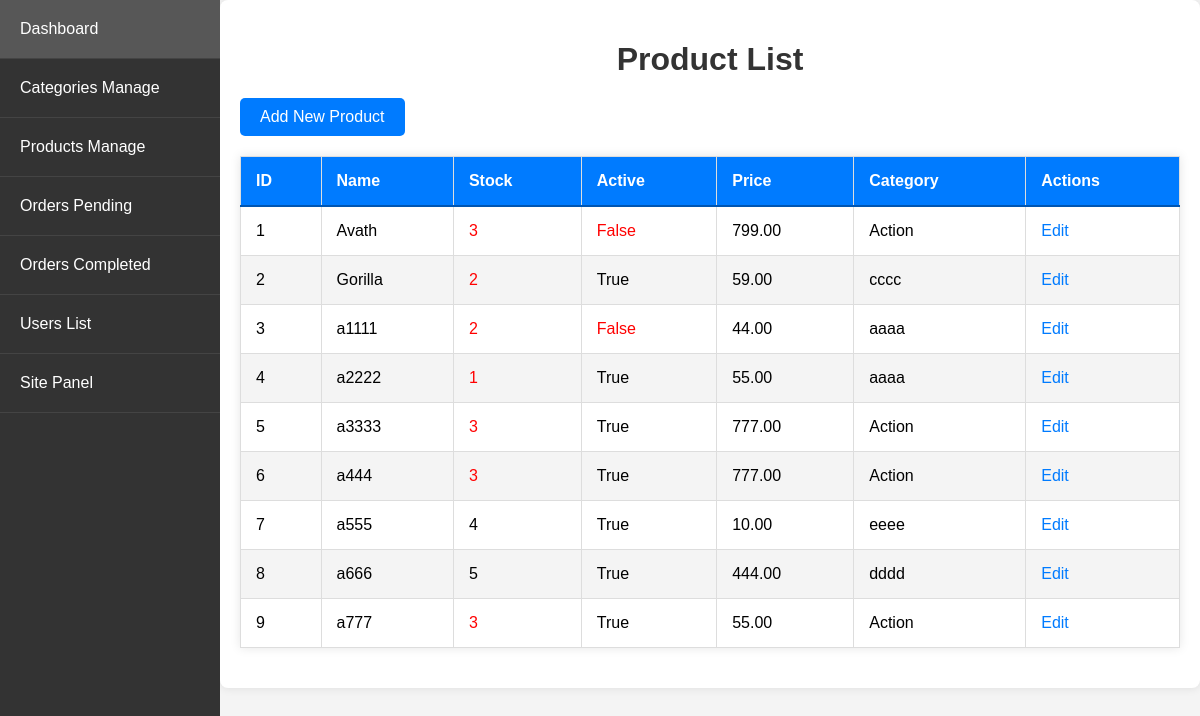
Before: /admin_app/admin_app/products/ (signed in) with the older database file.
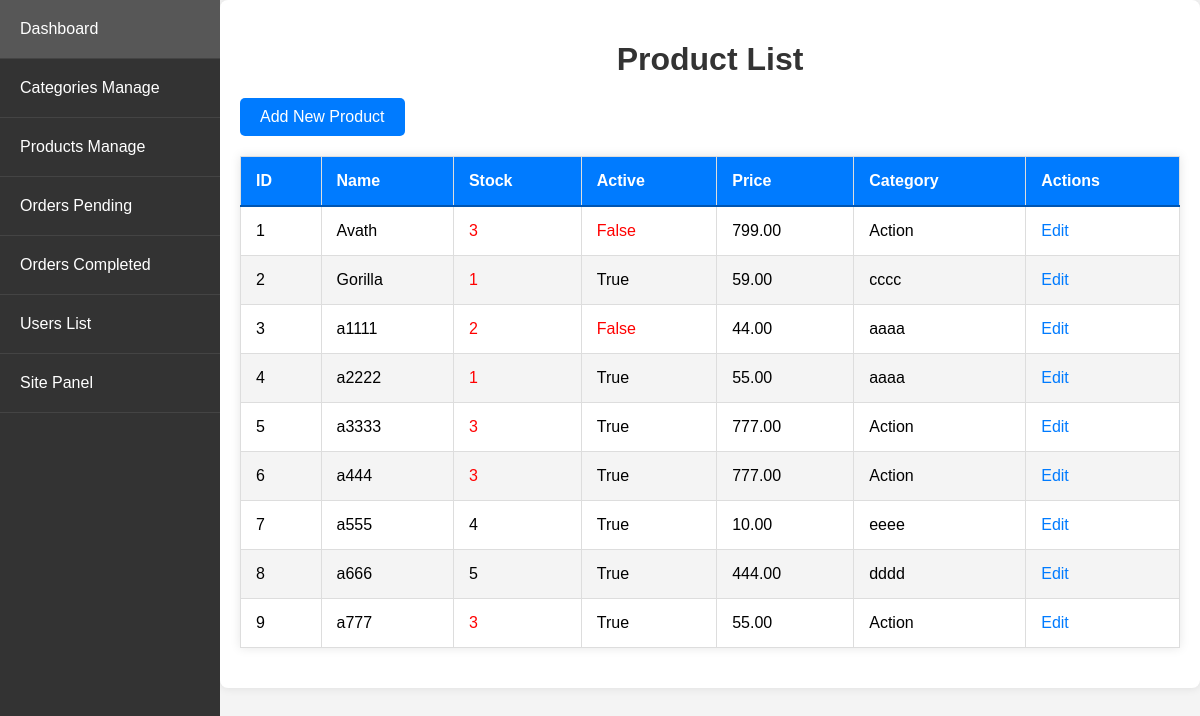
After: the same page with the newer database file.
### store/models.py (models this page shows, shortened)
class Product(models.Model):
    name = models.CharField(max_length=250, unique=True)
    slug = models.SlugField(max_length=250, unique=True)
    description = models.TextField(blank=True)
    old_price = models.DecimalField(max_digits=7, blank=True, null=True, decimal_places=2)
    new_price = models.DecimalField(max_digits=7, blank=False, decimal_places=2)
    category = models.ForeignKey(Category, on_delete=models.SET_NULL, null=True)
    image_1 = models.ImageField(upload_to='product')
    image_2 = models.ImageField(upload_to='product', blank=True)
    image_3 = models.ImageField(upload_to='product', blank=True)
    video_url = models.URLField(max_length=200, blank=True)
    stock = models.IntegerField()
    active = models.BooleanField(default=True)
    new = models.BooleanField(default=True)
    created = models.DateTimeField(auto_now_add=True)
    update = models.DateField(auto_now=True)
    class Meta:
        ordering = ('name',)
        verbose_name = 'product'
        verbose_name_plural = 'products'

class Category(models.Model):
    name = models.CharField(max_length=250, unique=True)
    slug = models.SlugField(max_length=250, unique=True)
    image = models.ImageField(upload_to='category', blank=True)
    class Meta:
        ordering = ('name',)
        verbose_name = 'category'
        verbose_name_plural = 'categorys'

### admin_app/views.py (the view)
# urls.py: path('admin_app/products/', views.product_list, name='product_list'),
@login_required
@user_passes_test(is_admin)
def product_list(request):
    products = Product.objects.all()
    return render(request, 'admin_app/product_list.html', {'products': products})

### admin_app/views.py (called while the page is built)
def is_admin(user):
    return user.is_superuser

### store/context_processors.py (called while the page is built)
def menu_link(request): # this function don't wanna call to work, it's defined in setting to work
    links_list = Category.objects.annotate(
        num_products=Count('product', filter=Q(product__active=True, product__stock__gt=0))
    ).filter(num_products__gt=0).order_by('name')  # Add an order_by clause here
    paginator3 = Paginator(links_list, 8)
    try:
        page = int(request.GET.get('page', '1'))
    except:
        page = 1
    try:
        links = paginator3.page(page)
    except (InvalidPage, EmptyPage):
        links = paginator3.page(paginator3.num_pages)
    return dict(links=links)

def cart_data(request):
    data = cartData(request)
    cartItems = data['cartItems']
    return dict(cartItems=cartItems)

### store/models.py (called while the page is built)
    @property
    def get_cart_items(self):
        orderitems = self.orderitem_set.all()
        total = sum([item.quantity for item in orderitems])
        return total

### admin_app/templates/admin_app/product_list.html (shortened to what this page needs)
{% extends 'admin_app/base_admin.html' %}
{% block content %}
<h1>Product List</h1>
<a href="{% url 'admin_app:product_create' %}" class="button">Add New Product</a>
<table>
    <thead>
        <tr>
            <th>ID</th>
            <th>Name</th>
            <th>Stock</th>
            <th>Active</th>
            <th>Price</th>
            <th>Category</th>
            <th>Actions</th>
        </tr>
    </thead>
    <tbody>
        {% for product in products %}
        <tr>
            <td>{{ forloop.counter }}</td>
            <td>{{ product.name }}</td>
            <td class="{% if product.stock < 4 %}low-stock{% endif %}">{{ product.stock }}</td>
            <td class="{% if not product.active %}inactive{% endif %}">{{ product.active }}</td>
            <td>{{ product.new_price }}</td>
            <td>{{ product.category.name }}</td>
            <td>
                <a href="{% url 'admin_app:product_update' product.pk %}">Edit</a>
            </td>
        </tr>
        {% endfor %}
    </tbody>
</table>
{% endblock %}

Changed rows visible on the page:
changed Product "Gorilla": stock "2" → "1"
